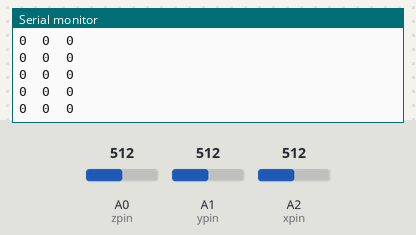
A sketch run on a simulated Arduino Uno, built with avr-gcc and run on an emulated ATmega328P. Shown: the last lines printed to the serial monitor. The inputs (shaded band) are chosen by the test bench; at power-on: A2 (xpin) = 512, A0 (zpin) = 512, A1 (ypin) = 512.

Above: at 7.2 s.
7.3 s: A2 (xpin) set to 419
At 7.36 s:
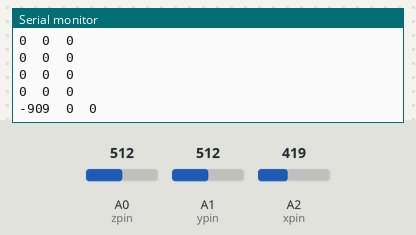
10.3 s: A2 (xpin) set to 402
At 10.38 s:
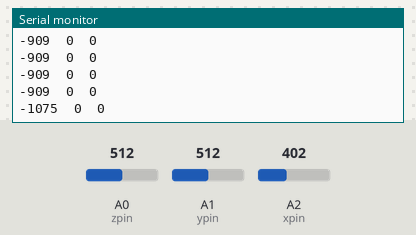
Timing chart, 0 to 12.8 s (numbered marks = the images above; inputs shaded):
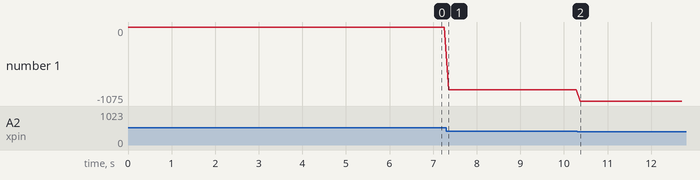

Measured:
- after the input at 7.3 s, the serial monitor: prints a new line after 0.05 s (image 1)
- after the input at 10.3 s, the serial monitor: prints a new line after 0.08 s (image 2)
- plotted number 1: 0 → -909 after the input at 7.3 s, -909 → -1075 after the input at 10.3 s

The sketch:

PrototypeTestDetection01.ino
```cpp
//Max V: -0.3V to 3.6V -> use 3.3V input

const int xpin = A2;      // x-axis of the accelerometer
const int ypin = A1;      // y-axis
const int zpin = A0;      // z-axis

const int sensorPin = 3;  // visual and tactile cues

int sampleDelay = 100;    // delay (ms) between readings

void setup() {

  // Initialize serial communication
  Serial.begin(9600);

  // Tell the analog-to-digital converter (ADC) to use an
  // external reference voltage (AREF pin)
  analogReference(EXTERNAL);

  // Accelerometer data input pins
  pinMode(xpin, INPUT);
  pinMode(ypin, INPUT);
  pinMode(zpin, INPUT);

  // Visual and tactile cues
  pinMode(sensorPin, OUTPUT);

}

void loop() {

  // Read data from accelerometer (ADC)
  int x_data = analogRead(xpin);
  int y_data = analogRead(ypin);
  int z_data = analogRead(zpin);

  // scale is the number of units we expect the sensor reading to
  // change when the acceleration along an axis changes by 1G.

  // Datasheet: 1G -> 330 mV/G
  // ADC (0-1023): map 0V to 0ADC, 3.3V to 1023ADC
  // 0G -> 512ADC
  // 0.330 V/G × (1023 ADC units) / 3.3 V = 102.3 (ADC units)/G
  float scale = 102.3;

  // zero_G is the reading we expect from the sensor when it detects
  // no acceleration. Subtract this value from the sensor reading to
  // get a shifted sensor reading.
  float zero_G = 512.0;

  // Divide the shifted sensor reading by scale to get acceleration in mGs.
  int x_acc = (1000*((float)x_data - zero_G)/scale);
  int y_acc = (1000*((float)y_data - zero_G)/scale);
  int z_acc = (1000*((float)z_data - zero_G)/scale);

  // Print values to serial monitor
  Serial.print(x_acc); Serial.print("\t");
  Serial.print(y_acc); Serial.print("\t");
  Serial.print(z_acc); Serial.println();

  // For Panel Exam demo purposes only (tilt the board to activate cues)
  if (x_acc > 500){
    digitalWrite(sensorPin, HIGH);
  }
  else{
    digitalWrite(sensorPin, LOW);
  }

  delay(sampleDelay);
}

//TODO: look into empirical calibration
//TODO: verify resolution
```
